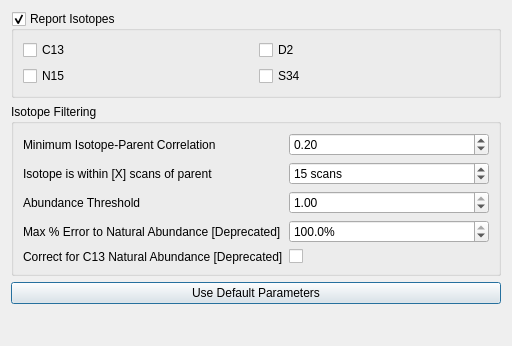
<?xml version="1.0" encoding="UTF-8"?>
<ui version="4.0">
 <class>IsotopeDialog</class>
 <widget class="QDialog" name="IsotopeDialog">
  <property name="geometry">
   <rect>
    <x>0</x>
    <y>0</y>
    <width>512</width>
    <height>346</height>
   </rect>
  </property>
  <property name="windowTitle">
   <string>Dialog</string>
  </property>
  <layout class="QFormLayout" name="formLayout">
   <item row="0" column="0" colspan="2">
    <widget class="QGroupBox" name="reportIsotopesOptions">
     <property name="title">
      <string>Report Isotopes</string>
     </property>
     <property name="checkable">
      <bool>true</bool>
     </property>
     <layout class="QGridLayout" name="gridLayout_3">
      <item row="0" column="0">
       <widget class="QCheckBox" name="C13Labeled_BPE">
        <property name="text">
         <string>C13</string>
        </property>
       </widget>
      </item>
      <item row="0" column="1">
       <widget class="QCheckBox" name="D2Labeled_BPE">
        <property name="text">
         <string>D2</string>
        </property>
       </widget>
      </item>
      <item row="1" column="0">
       <widget class="QCheckBox" name="N15Labeled_BPE">
        <property name="text">
         <string>N15</string>
        </property>
       </widget>
      </item>
      <item row="1" column="1">
       <widget class="QCheckBox" name="S34Labeled_BPE">
        <property name="text">
         <string>S34</string>
        </property>
       </widget>
      </item>
     </layout>
    </widget>
   </item>
   <item row="1" column="0" colspan="2">
    <widget class="QGroupBox" name="groupBox_2">
     <property name="title">
      <string>Isotope Filtering</string>
     </property>
     <layout class="QFormLayout" name="formLayout_2">
      <item row="0" column="0">
       <widget class="QLabel" name="label">
        <property name="text">
         <string>Minimum Isotope-Parent Correlation</string>
        </property>
       </widget>
      </item>
      <item row="0" column="1">
       <widget class="QDoubleSpinBox" name="minIsotopicCorrelation">
        <property name="maximum">
         <double>1.000000000000000</double>
        </property>
        <property name="singleStep">
         <double>0.100000000000000</double>
        </property>
        <property name="value">
         <double>0.200000000000000</double>
        </property>
       </widget>
      </item>
      <item row="1" column="0">
       <widget class="QLabel" name="label_2">
        <property name="text">
         <string>Isotope is within [X] scans of parent</string>
        </property>
       </widget>
      </item>
      <item row="1" column="1">
       <widget class="QSpinBox" name="maxIsotopeScanDiff">
        <property name="suffix">
         <string> scans</string>
        </property>
        <property name="value">
         <number>15</number>
        </property>
       </widget>
      </item>
      <item row="2" column="0">
       <widget class="QLabel" name="label_3">
        <property name="text">
         <string>Abundance Threshold</string>
        </property>
       </widget>
      </item>
      <item row="2" column="1">
       <widget class="QDoubleSpinBox" name="doubleSpinBoxAbThresh">
        <property name="maximum">
         <double>1.000000000000000</double>
        </property>
        <property name="singleStep">
         <double>0.100000000000000</double>
        </property>
        <property name="value">
         <double>1.000000000000000</double>
        </property>
       </widget>
      </item>
      <item row="3" column="0">
       <widget class="QLabel" name="label_4">
        <property name="text">
         <string>Max % Error to Natural Abundance [Deprecated]</string>
        </property>
       </widget>
      </item>
      <item row="3" column="1">
       <widget class="QDoubleSpinBox" name="maxNaturalAbundanceErr">
        <property name="suffix">
         <string>%</string>
        </property>
        <property name="decimals">
         <number>1</number>
        </property>
        <property name="maximum">
         <double>100.000000000000000</double>
        </property>
        <property name="value">
         <double>100.000000000000000</double>
        </property>
       </widget>
      </item>
      <item row="4" column="0">
       <widget class="QLabel" name="label_5">
        <property name="text">
         <string>Correct for C13 Natural Abundance [Deprecated]</string>
        </property>
       </widget>
      </item>
      <item row="4" column="1">
       <widget class="QCheckBox" name="isotopeC13Correction">
        <property name="text">
         <string/>
        </property>
       </widget>
      </item>
     </layout>
    </widget>
   </item>
   <item row="2" column="0" colspan="2">
    <widget class="QPushButton" name="resetButton">
     <property name="text">
      <string>Use Default Parameters</string>
     </property>
    </widget>
   </item>
  </layout>
 </widget>
 <resources/>
 <connections/>
</ui>
